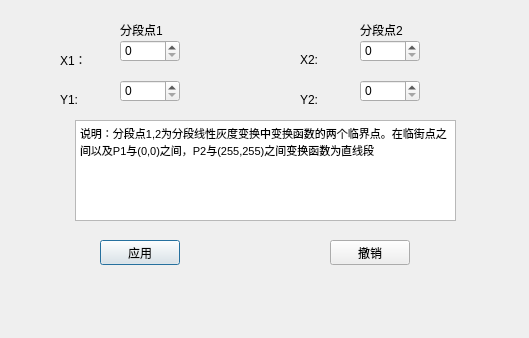
<?xml version="1.0" encoding="UTF-8"?>
<ui version="4.0">
 <class>LinearDialog</class>
 <widget class="QDialog" name="LinearDialog">
  <property name="geometry">
   <rect>
    <x>0</x>
    <y>0</y>
    <width>529</width>
    <height>338</height>
   </rect>
  </property>
  <property name="windowTitle">
   <string>Dialog</string>
  </property>
  <widget class="QLabel" name="label">
   <property name="geometry">
    <rect>
     <x>120</x>
     <y>20</y>
     <width>80</width>
     <height>20</height>
    </rect>
   </property>
   <property name="text">
    <string>分段点1</string>
   </property>
  </widget>
  <widget class="QLabel" name="label_2">
   <property name="geometry">
    <rect>
     <x>360</x>
     <y>20</y>
     <width>80</width>
     <height>20</height>
    </rect>
   </property>
   <property name="text">
    <string>分段点2</string>
   </property>
  </widget>
  <widget class="QLabel" name="label_3">
   <property name="geometry">
    <rect>
     <x>60</x>
     <y>50</y>
     <width>50</width>
     <height>20</height>
    </rect>
   </property>
   <property name="text">
    <string>X1：</string>
   </property>
  </widget>
  <widget class="QLabel" name="label_4">
   <property name="geometry">
    <rect>
     <x>60</x>
     <y>90</y>
     <width>50</width>
     <height>20</height>
    </rect>
   </property>
   <property name="text">
    <string>Y1:</string>
   </property>
  </widget>
  <widget class="QLabel" name="label_5">
   <property name="geometry">
    <rect>
     <x>300</x>
     <y>50</y>
     <width>50</width>
     <height>20</height>
    </rect>
   </property>
   <property name="text">
    <string>X2:</string>
   </property>
  </widget>
  <widget class="QLabel" name="label_6">
   <property name="geometry">
    <rect>
     <x>300</x>
     <y>90</y>
     <width>50</width>
     <height>20</height>
    </rect>
   </property>
   <property name="text">
    <string>Y2:</string>
   </property>
  </widget>
  <widget class="QPushButton" name="applyButton">
   <property name="geometry">
    <rect>
     <x>100</x>
     <y>240</y>
     <width>80</width>
     <height>25</height>
    </rect>
   </property>
   <property name="text">
    <string>应用</string>
   </property>
  </widget>
  <widget class="QPushButton" name="revokeButton">
   <property name="geometry">
    <rect>
     <x>330</x>
     <y>240</y>
     <width>80</width>
     <height>25</height>
    </rect>
   </property>
   <property name="text">
    <string>撤销</string>
   </property>
  </widget>
  <widget class="QTextBrowser" name="textBrowser">
   <property name="geometry">
    <rect>
     <x>75</x>
     <y>120</y>
     <width>381</width>
     <height>101</height>
    </rect>
   </property>
   <property name="html">
    <string>&lt;!DOCTYPE HTML PUBLIC &quot;-//W3C//DTD HTML 4.0//EN&quot; &quot;http://www.w3.org/TR/REC-html40/strict.dtd&quot;&gt;
&lt;html&gt;&lt;head&gt;&lt;meta name=&quot;qrichtext&quot; content=&quot;1&quot; /&gt;&lt;style type=&quot;text/css&quot;&gt;
p, li { white-space: pre-wrap; }
&lt;/style&gt;&lt;/head&gt;&lt;body style=&quot; font-family:'SimSun'; font-size:9pt; font-weight:400; font-style:normal;&quot;&gt;
&lt;p style=&quot; margin-top:0px; margin-bottom:0px; margin-left:0px; margin-right:0px; -qt-block-indent:0; text-indent:0px;&quot;&gt;&lt;span style=&quot; font-size:8.25pt;&quot;&gt;说明：分段点1,2为分段线性灰度变换中变换函数的两个临界点。在临街点之间以及P1与(0,0)之间，P2与(255,255)之间变换函数为直线段&lt;/span&gt;&lt;/p&gt;&lt;/body&gt;&lt;/html&gt;</string>
   </property>
  </widget>
  <widget class="QSpinBox" name="x1Box">
   <property name="geometry">
    <rect>
     <x>120</x>
     <y>40</y>
     <width>60</width>
     <height>22</height>
    </rect>
   </property>
   <property name="maximum">
    <number>255</number>
   </property>
  </widget>
  <widget class="QSpinBox" name="y1Box">
   <property name="geometry">
    <rect>
     <x>120</x>
     <y>80</y>
     <width>60</width>
     <height>22</height>
    </rect>
   </property>
   <property name="maximum">
    <number>255</number>
   </property>
  </widget>
  <widget class="QSpinBox" name="x2Box">
   <property name="geometry">
    <rect>
     <x>360</x>
     <y>40</y>
     <width>60</width>
     <height>22</height>
    </rect>
   </property>
   <property name="maximum">
    <number>255</number>
   </property>
  </widget>
  <widget class="QSpinBox" name="y2Box">
   <property name="geometry">
    <rect>
     <x>360</x>
     <y>80</y>
     <width>60</width>
     <height>22</height>
    </rect>
   </property>
   <property name="maximum">
    <number>255</number>
   </property>
  </widget>
 </widget>
 <resources/>
 <connections/>
</ui>
